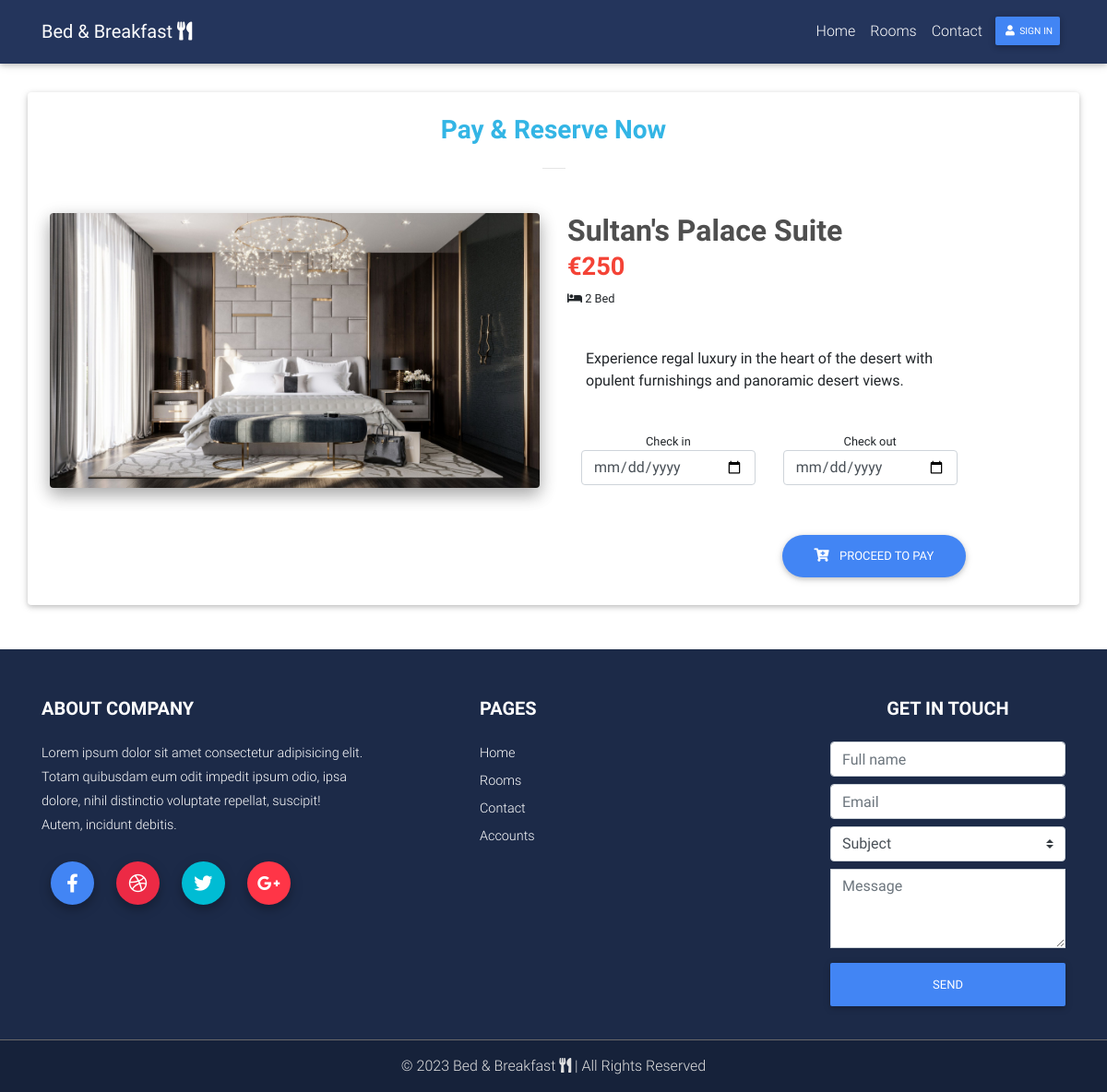
Screenshot of /room_book?room_id=1 with the database file from the repository.
### src/models.py (models this page shows)
class Rooms(db.Model):
    id = db.Column(db.Integer, primary_key=True)
    title = db.Column(db.String(225))
    description = db.Column(db.Text)
    thumb = db.Column(db.Text)
    price = db.Column(db.Integer)
    bed = db.Column(db.Integer)
    lunch = db.Column(db.Integer)
    wifi = db.Column(db.Integer)

### src/views.py (the view)
@views.route("/room_book", methods=["GET", "POST"])
def room_book():
	room_id = request.args.get("room_id")
	room_data = Rooms.query.filter_by(id=room_id).first()
	return render_template("room_book.html", user=current_user, room_data=room_data)

### src/templates/room_book.html (shortened to what this page needs)
{% extends "base.html" %}
{% block content %}
<div class="container" style="margin-top: 100px;">
<div class="row my-5">
<div class="card p-4 ">
    <h3 class="font-weight-bold text-center text-info">Pay &amp; Reserve Now</h3>
    <hr class="mb-5 mx-auto" width="25px">
<div class="row">
<div class="col-lg-6 mb-4">
<img src="{{ url_for('static', filename='img/admin_rooms/') }}{{ room_data.thumb }}" class="img-fluid rounded z-depth-2">
</div>
<div class="col-lg-5 text-center text-md-left">
<div class="mb-4">
  <h2 class="h2-responsive text-center text-md-left product-name font-weight-bold dark-grey-text mb-1 ml-xl-0 ml-4">
    <strong>{{ room_data.title }}</strong>
  </h2>
  <h3 class="h3-responsive text-center text-md-left ml-xl-0 ml-4">
    <span class="red-text font-weight-bold">
      <strong>&euro;{{ room_data.price }}</strong>
    </span>
  </h3>
  <small><i class="fas fa-bed"></i> {{ room_data.bed }} Bed</small>
</div>
<div class="card-body">{{ room_data.description }}</div>
<div class="col-12 mt-4">
<form action="{{ url_for('views.room_book_confirm') }}" method="GET">
    <div class="row">
      <div class="col-6 text-center">
        <small>Check in</small>
        <input type="date" name="check_in" class="form-control" required>
      </div>
      <div class="col-6 text-center">
        <small>Check out</small>
        <input type="date" name="check_out" class="form-control" required>
      </div>
    </div>
</div>
        <section>
          <div class="mt-5">
            <div class="row mt-3">
              <div class="col-md-12 text-center text-md-left text-md-right">
<button type="submit" class="btn btn-primary btn-rounded">
<i class="fas fa-cart-plus mr-2" aria-hidden="true"></i> Proceed to Pay</button>
</div>
</div>
</div>
</section>
      </div>
    </div>
</div>
</div>
</div>
{% endblock content %}

### src/static/css/style.css (style rules this page uses)
html, body, header, .jarallax { height: 100%; }

### rows the page displays
Rooms: thumb (picture), title "Sultan's Palace Suite", price "250", bed "2", description "Experience regal luxury in the heart of the desert with opulent furnishings and panoramic desert views."
